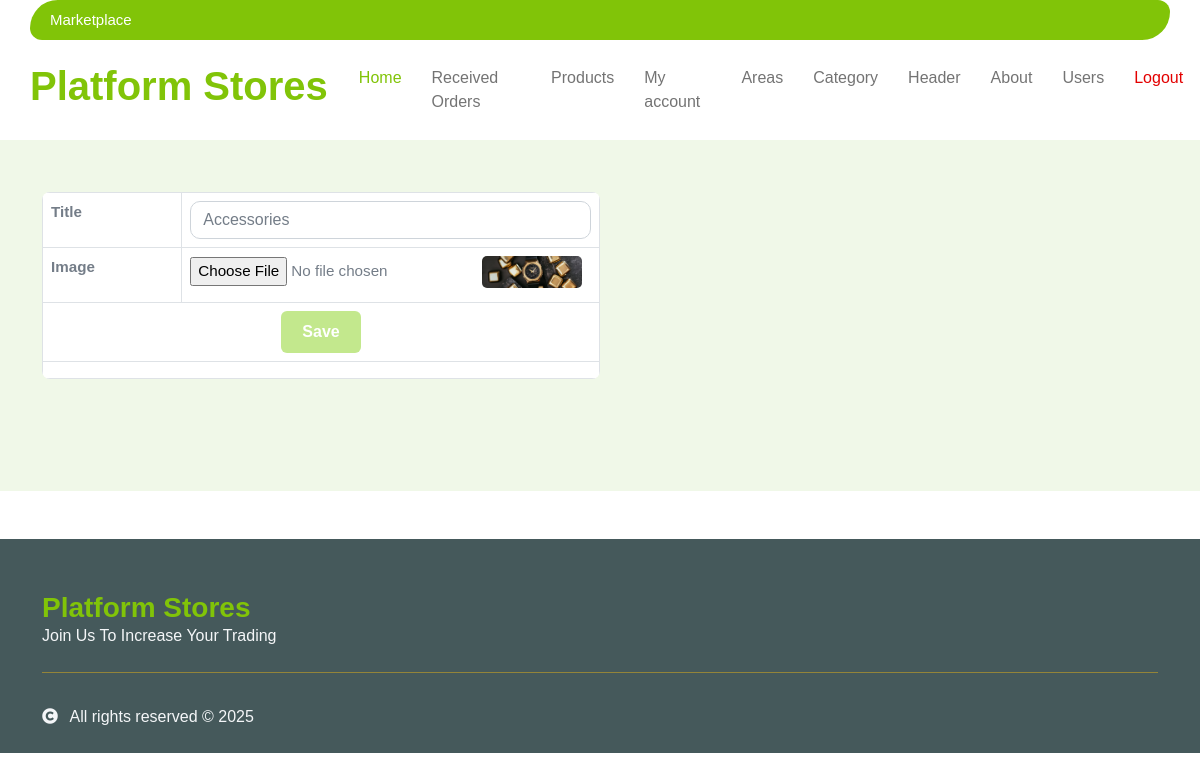
Screenshot of /head_img_template.php?action=edit_row&row_id=3 (signed in) with the database file from the repository.
### tables this page shows
CREATE TABLE `head_img` (
  `id` int NOT NULL,
  `topic` varchar(100) DEFAULT NULL,
  `img` varchar(200) DEFAULT NULL
);

### head_img_template.php (the view, shortened to what this page needs)
<?php
include "header.php";
?>
<div class="container-fluid py-5" style="background-color:#f0f8e8;">
    <div class="container py-5" dir="ltr">
<?php
$action_function = "add_row";
$element_image = '<img src="assets/img/empty.png" style="max-width:100px;max-height:100px;"/>';
if(isset($_GET['action']) && ($_GET['action']=='edit_row' || $_GET['action']=='view_data')) {
    if(isset($_SERVER['HTTP_REFERER'])) {
        $row_id = intval($_GET['row_id']);
        $sql = "SELECT * FROM head_img WHERE id='$row_id'";
        $query = mysqli_query($connect, $sql);
        $row = mysqli_fetch_array($query);
        $topic = htmlspecialchars($row['topic']);
        $img = htmlspecialchars($row['img']);
        $src = "uploads/$img";
        $element_image = '<img src="'.$src.'" style="max-width:100px;max-height:100px; border-radius:5px;" />';
    } else {
        die("Error: Invalid request");
    }
}
if(isset($_GET['action']) && $_GET['action']=='edit_row') {
    $action_function = "edit_row";
}
?>
<table class="table table-bordered table-hover" dir="ltr" style="font-size:0.95em; width:50%; background:#fff; border-radius:8px; overflow:hidden;">
  <tr>
      <td width="25%" style="font-weight:bold;">Title</td>
      <td><input type="text" name="topic" class="form-control" required="required" value="<?php echo isset($topic) ? $topic : ''; ?>" /></td>
  </tr>
  <tr>
      <td style="font-weight:bold;">Image</td>
      <td>
          <input type="file" name="img" class="form-control-file mb-2"/>
          <?php echo $element_image; ?>
      </td>
  </tr>
  <tr class="control_showing">
      <td colspan="2" class="text-center">
          <?php if($action_function=="edit_row") { ?>
              <button class="btn" style="background:#c3e88d;color:#fff;font-weight:bold;padding:8px 20px;border-radius:6px;"
                      onclick="run_controller(this,'edit_row');">Save</button>
          <?php } else { ?>
              <button class="btn" style="background:#c3e88d;color:#fff;font-weight:bold;padding:8px 20px;border-radius:6px;"
                      onclick="run_controller(this,'add_row');">Add</button>
          <?php } ?>
      </td>
  </tr>
  <tr>
      <td colspan="2" class="text-center">
      </td>
  </tr>
</table>
    </div>
</div>
<?php
include "footer.php";
?>

### assets/css/style.css (style rules this page uses)
.btn { font-weight: 600; transition: .5s; }

### rows the page displays
head_img: topic "Accessories", img (picture)
